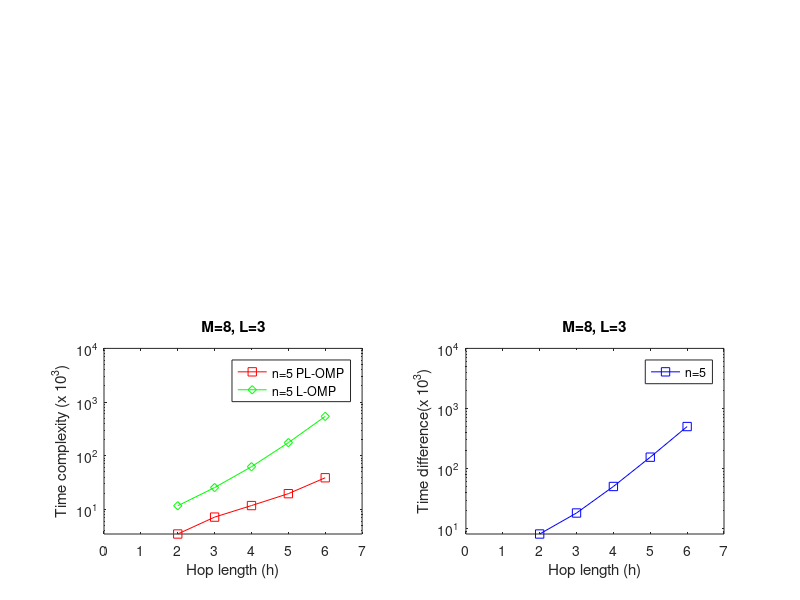

The MATLAB script that drew this image:
function [] = time_complexity()

n=15;
M=8;h=[2 3 4 5 6];
N=(n-1)^2;
L=3;%[2 3 4 5 6];

t1= n*h.*L.^(h-1)+(h-1)*n^3;
t2= h.*L.^h + h.*(n^3) + (L.^(h-1)).*((N*M)+(M.*h)+(M.*h.^2)+(h.^3));
t=t2-t1;
display(t1)
display(t2)
figure(11);
subplot(2,2,3)
semilogy(h,t1/1000, 'rs-')%, 'LineWidth', 1);
hold on
semilogy(h,t2/1000, 'gd-')%, 'LineWidth', 1);
axis([0 7 0 10^4])
legend('n=5 PL-OMP','n=5 L-OMP','n=10 PL-OMP','n=10 L-OMP','n=15 PL-OMP','n=15 L-OMP')%,'n=15 1','n=15 2')
title('M=8, L=3');
xlabel('Hop length (h)');
%xlabel('List parameter (L)')
ylabel('Time complexity (x 10^3)')
subplot(2,2,4)
semilogy(h,t/1000, 'bs-')%, 'LineWidth', 1);
hold on
legend('n=5','n=10','n=15')%,'n=15')
axis([0 7 0 10^4])
title('M=8, L=3');
xlabel('Hop length (h)');
%xlabel('List parameter (L)')
ylabel('Time difference(x 10^3)')
end